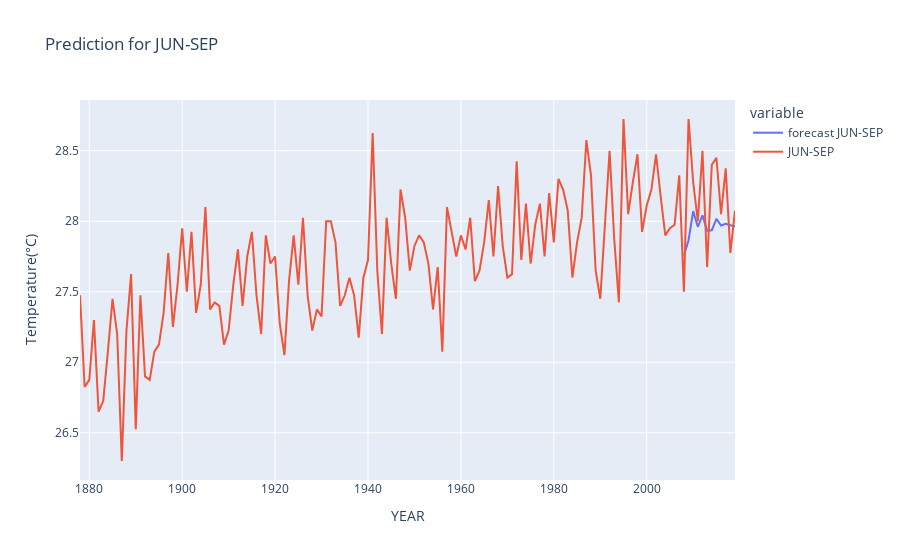

This figure's notebook cell:
### Code cell
import plotly.express as px
df['forecast JUN-SEP']=model.predict(start=130,end=141,dynamic=True,typ='levels')
fig = px.line(df,y=["forecast JUN-SEP","JUN-SEP"],labels={"value":"Temperature(°C)"},title="Prediction for JUN-SEP")
fig.show()

### Figure 1 — Plotly figure (JSON) as saved in the notebook; plotly's stock layout.template omitted (floating-point values rounded to 4 significant figures; data arrays with more than 128 entries replaced by an {"elided": "..."} marker saying what was removed)
{"data": [{"hovertemplate": "variable=forecast JUN-SEP<br>YEAR=%{x}<br>Temperature(°C)=%{y}<extra></extra>", "legendgroup": "forecast JUN-SEP", "line": {"color": "#636efa", "dash": "solid"}, "mode": "lines", "name": "forecast JUN-SEP", "orientation": "v", "showlegend": true, "type": "scatter", "x": {"elided": "142 str values"}, "xaxis": "x", "y": {"elided": "142 float values"}, "yaxis": "y"}, {"hovertemplate": "variable=JUN-SEP<br>YEAR=%{x}<br>Temperature(°C)=%{y}<extra></extra>", "legendgroup": "JUN-SEP", "line": {"color": "#EF553B", "dash": "solid"}, "mode": "lines", "name": "JUN-SEP", "orientation": "v", "showlegend": true, "type": "scatter", "x": {"elided": "142 str values"}, "xaxis": "x", "y": {"elided": "142 float values"}, "yaxis": "y"}], "layout": {"legend": {"title": {"text": "variable"}, "tracegroupgap": 0}, "title": {"text": "Prediction for JUN-SEP"}, "xaxis": {"anchor": "y", "domain": [0, 1], "title": {"text": "YEAR"}}, "yaxis": {"anchor": "x", "domain": [0, 1], "title": {"text": "Temperature(°C)"}}}}
